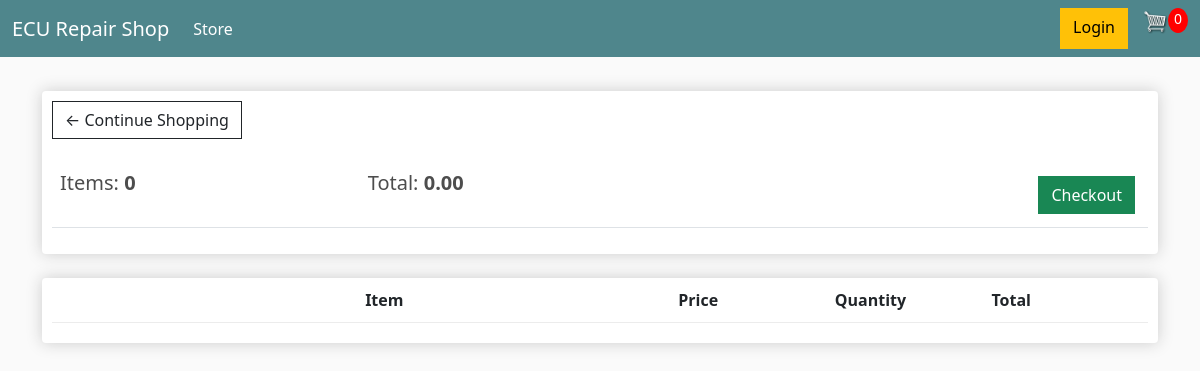
The app's page /cart/ (signed in), older data.
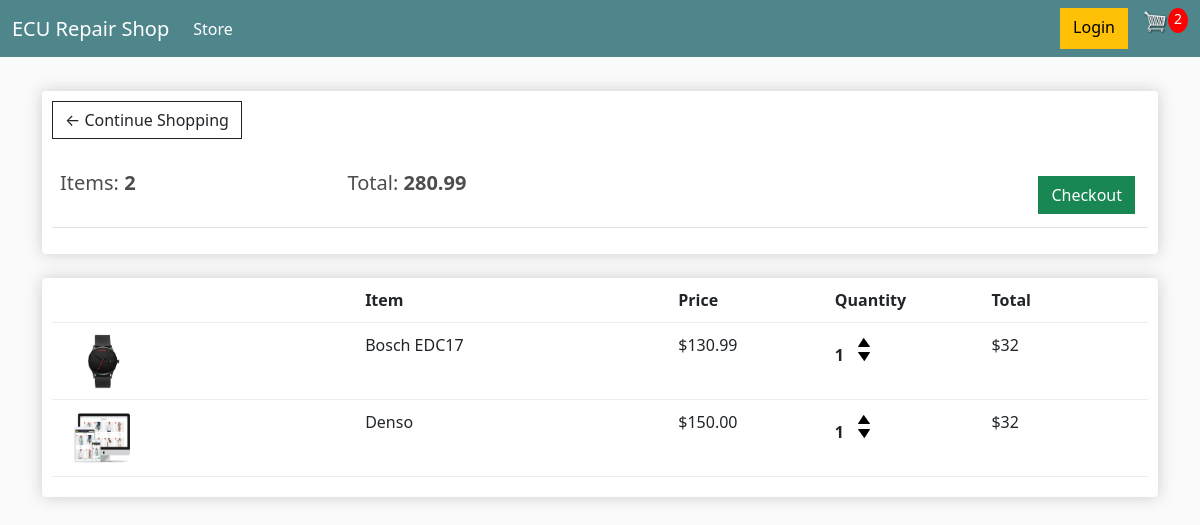
The same page, newer data.
### store/models.py (models this page shows, shortened)
class Order(models.Model):
    customer = models.ForeignKey(Customer, on_delete=models.SET_NULL, null=True, blank=True)
    date_ordered = models.DateTimeField(auto_now_add=True)
    complete = models.BooleanField(default=False, null=True, blank=False)
    transaction_id = models.CharField(max_length=254, null=True)
    @property
    def get_cart_total(self):
        orderitems = self.orderitem_set.all()
        total = sum([item.get_total for item in orderitems])
        return total
    @property
    def get_cart_items(self):
        orderitems = self.orderitem_set.all()
        total = sum([item.quantity for item in orderitems])
        return total

class OrderItem(models.Model):
    product = models.ForeignKey(Product, on_delete=models.SET_NULL, null=True)
    order = models.ForeignKey(Order, on_delete=models.SET_NULL, null=True)
    quantity = models.IntegerField(default=0, null=True, blank=True)
    date_added = models.DateTimeField(auto_now_add=True)
    @property
    def get_total(self):
        total = self.product.price * self.quantity
        return total

class Product(models.Model):
    name = models.CharField(max_length=254)
    price = models.DecimalField(max_digits=7, decimal_places=2)
    digital = models.BooleanField(default=False, null=True, blank=True)
    image = models.ImageField(null=True, blank=True)
    @property
    def imageURL(self):
        try:
            url = self.image.url
        except:
            url = ''
        return url

### store/views.py (the view)
# urls.py: path('cart/', views.cart, name="cart"),
def cart(request):
    data = cartData(request)
    cartItems = data['cartItems']
    order = data['order']
    items = data['items']
    context = {'items': items, 'order': order, 'cartItems': cartItems}
    return render(request, 'store/cart.html', context)

### store/utils.py (called while the page is built)
def cartData(request):
    if request.user.is_authenticated:
        customer = request.user.customer
        order, created = Order.objects.get_or_create(customer=customer, complete=False)
        items = order.orderitem_set.all()
        cartItems = order.get_cart_items
    else:
        cookieData = cookieCart(request)
        cartItems = cookieData['cartItems']
        order = cookieData['order']
        items = cookieData['items']
    return {'cartItems': cartItems, 'order': order, 'items': items}

### store/templates/store/cart.html
{% extends 'store/main.html' %}
{% load static %}
{% block content %}
    <div class="row">
        <div class="col-lg-12">
            <div class="box-element">
                <a class="btn btn-outline-dark" href="{% url 'store' %}">&#x2190; Continue Shopping</a>
                <br>
                <br>
                <table class="table">
                    <tr>
                        <th>
                            <h5>Items: <strong>{{ order.get_cart_items }}</strong></h5>
                        </th>
                        <th>
                            <h5>Total: <strong>{{ order.get_cart_total|floatformat:2 }}</strong></h5>
                        </th>
                        <th>
                            <a style="float:right; margin:5px;" class="btn btn-success"
                                href="{% url 'checkout' %}">Checkout</a>
                        </th>
                    </tr>
                </table>
            </div>
            <br>
            <div class="box-element">
                <div class="cart-row">
                    <div style="flex:2"></div>
                    <div style="flex:2"><strong>Item</strong></div>
                    <div style="flex:1"><strong>Price</strong></div>
                    <div style="flex:1"><strong>Quantity</strong></div>
                    <div style="flex:1"><strong>Total</strong></div>
                </div>
                {% for item in items %}
                    <div class="cart-row">
                        <div style="flex:2"><img class="row-image" src="{{item.product.imageURL}}"></div>
                        <div style="flex:2">
                            <p>{{ item.product.name }}</p>
                        </div>
                        <div style="flex:1">
                            <p>${{ item.product.price|floatformat:2 }}</p>
                        </div>
                        <div style="flex:1">
                            <p class="quantity">{{ item.quantity }}</p>
                            <div class="quantity">
                                <img data-product="{{ item.product.id }}" data-action="add" class="chg-quantity update-cart" src="{% static  'images/arrow-up.png' %}">
                                <img data-product="{{ item.product.id }}" data-action="remove" class="chg-quantity update-cart" src="{% static  'images/arrow-down.png' %}">
                            </div>
                        </div>
                        <div style="flex:1">
                            <p>$32</p>
                        </div>
                    </div>
                {% endfor %}
            </div>
        </div>
    </div>
{% endblock %}

Row changes from the older to the newer data that the page shows:
computed for Order: get_cart_items "0" → "2"; get_cart_total "0.00" → "280.99"
added OrderItem: product.imageURL (picture), product.name "Bosch EDC17", product.price "130.99", quantity "1"
added OrderItem: product.imageURL (picture), product.name "Denso", product.price "150.00", quantity "1"
Text that changed along with them:
{{ cartItems }}: "0" → "2"
